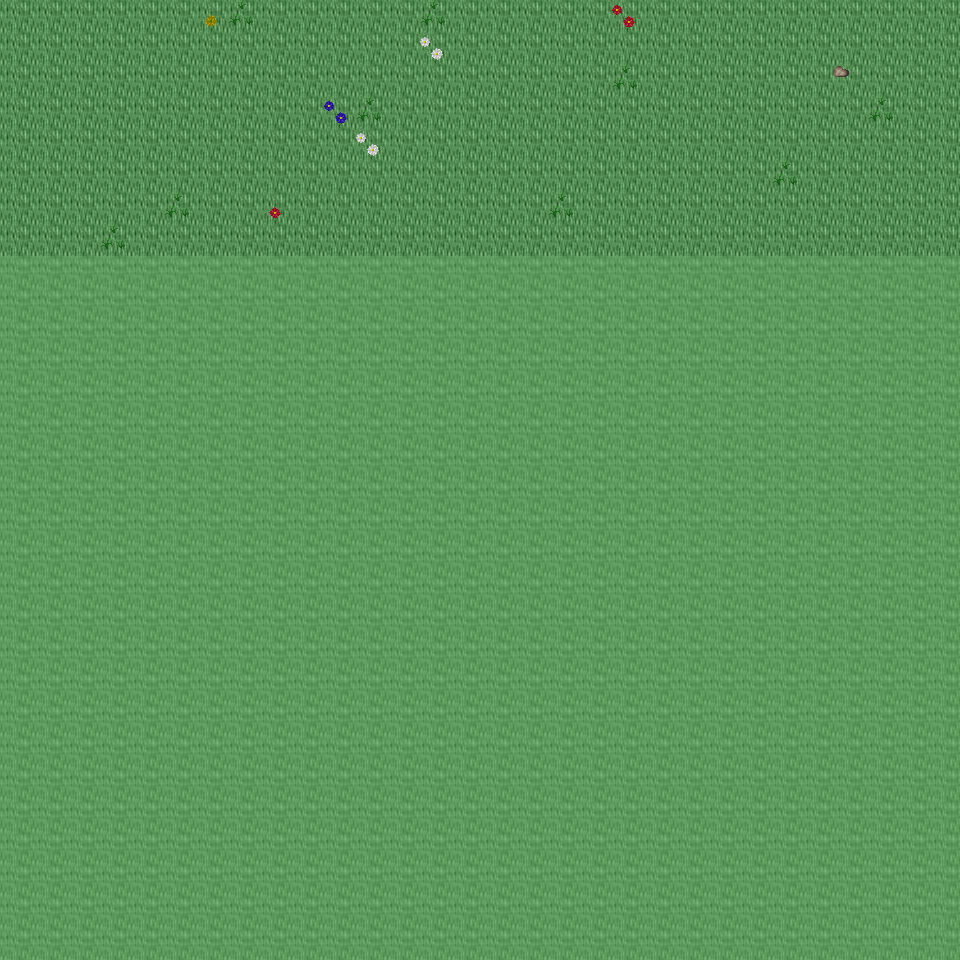

A 2D game scene composited from a Tiled map and its tileset images. What follows is a short description and the map's XML, with each tile layer's data collapsed to a summary:
An orthogonal 30x30 tile map with 32x32 px tiles, 6 tile layers (Ground, Object, Object2, Above, ...), 44 tilesets and 3 objects (3x mapchange).

<map version="1.0" orientation="orthogonal" renderorder="right-down" width="30" height="30" tilewidth="32" tileheight="32" nextobjectid="4">
  <tileset firstgid="1" name="tileset_ground_ground" tilewidth="32" tileheight="32" tilecount="33" columns="3">
    <image source="../drawable/tileset_ground_ground.png" width="96" height="352" />
  </tileset>
  <tileset firstgid="34" name="tileset_building_castle" tilewidth="32" tileheight="32" tilecount="320" columns="20">
    <image source="../drawable/tileset_building_castle.png" width="640" height="512" />
  </tileset>
  <tileset firstgid="354" name="tileset_furniture_carpet_carpets_2" tilewidth="32" tileheight="32" tilecount="20" columns="4">
    <image source="../drawable/tileset_furniture_carpet_carpets_2.png" width="128" height="160" />
  </tileset>
  <tileset firstgid="374" name="tileset_ground_indoor_tiles" tilewidth="32" tileheight="32" tilecount="8" columns="2">
    <image source="../drawable/tileset_ground_indoor_tiles.png" width="64" height="128" />
  </tileset>
  <tileset firstgid="382" name="tileset_ground_water_pool" tilewidth="32" tileheight="32" tilecount="72" columns="3">
    <image source="../drawable/tileset_ground_water_pool.png" width="96" height="768" />
  </tileset>
  <tileset firstgid="454" name="tileset_ground_brown_paving" tilewidth="32" tileheight="32" tilecount="2" columns="2">
    <image source="../drawable/tileset_ground_brown_paving.png" width="64" height="32" />
  </tileset>
  <tileset firstgid="456" name="tileset_ground_spikes" tilewidth="32" tileheight="32" tilecount="1" columns="1">
    <image source="../drawable/tileset_ground_spikes.png" width="32" height="32" />
  </tileset>
  <tileset firstgid="457" name="tileset_ground_ridge_earth_dark" tilewidth="32" tileheight="32" tilecount="96" columns="12">
    <image source="../drawable/tileset_ground_ridge_earth_dark.png" width="384" height="256" />
  </tileset>
  <tileset firstgid="553" name="tileset_plant_grasses" tilewidth="32" tileheight="32" tilecount="6" columns="3">
    <image source="../drawable/tileset_plant_grasses.png" width="96" height="64" />
  </tileset>
  <tileset firstgid="559" name="tileset_ground_water_pool_corners" tilewidth="32" tileheight="32" tilecount="72" columns="3">
    <image source="../drawable/tileset_ground_water_pool_corners.png" width="96" height="768" />
  </tileset>
  <tileset firstgid="631" name="tileset_building_fence_fence_chunky" tilewidth="32" tileheight="32" tilecount="21" columns="3">
    <image source="../drawable/tileset_building_fence_fence_chunky.png" width="96" height="224" />
  </tileset>
  <tileset firstgid="652" name="tileset_ground_earth_edges" tilewidth="32" tileheight="32" tilecount="18" columns="6">
    <image source="../drawable/tileset_ground_earth_edges.png" width="192" height="96" />
  </tileset>
  <tileset firstgid="670" name="tileset_ground_rock_pebbles" tilewidth="32" tileheight="32" tilecount="3" columns="1">
    <image source="../drawable/tileset_ground_rock_pebbles.png" width="32" height="96" />
  </tileset>
  <tileset firstgid="673" name="tileset_ground_square_patch" tilewidth="32" tileheight="32" tilecount="9" columns="3">
    <image source="../drawable/tileset_ground_square_patch.png" width="96" height="96" />
  </tileset>
  <tileset firstgid="682" name="tileset_plant_leaves" tilewidth="32" tileheight="32" tilecount="8" columns="4">
    <image source="../drawable/tileset_plant_leaves.png" width="128" height="64" />
  </tileset>
  <tileset firstgid="690" name="tileset_item_corpse_skull_dark" tilewidth="32" tileheight="32" tilecount="2" columns="2">
    <image source="../drawable/tileset_item_corpse_skull_dark.png" width="64" height="32" />
  </tileset>
  <tileset firstgid="692" name="tileset_item_corpse_skeleton" tilewidth="32" tileheight="32" tilecount="4" columns="2">
    <image source="../drawable/tileset_item_corpse_skeleton.png" width="64" height="64" />
  </tileset>
  <tileset firstgid="696" name="tileset_furniture_table_grey_fancy" tilewidth="32" tileheight="32" tilecount="9" columns="3">
    <image source="../drawable/tileset_furniture_table_grey_fancy.png" width="96" height="96" />
  </tileset>
  <tileset firstgid="705" name="tileset_furniture_table_grey_long" tilewidth="32" tileheight="32" tilecount="4" columns="2">
    <image source="../drawable/tileset_furniture_table_grey_long.png" width="64" height="64" />
  </tileset>
  <tileset firstgid="709" name="tileset_furniture_table_grey_plain" tilewidth="32" tileheight="32" tilecount="9" columns="3">
    <image source="../drawable/tileset_furniture_table_grey_plain.png" width="96" height="96" />
  </tileset>
  <tileset firstgid="718" name="tileset_item_gothic_slab" tilewidth="32" tileheight="32" tilecount="1" columns="1">
    <image source="../drawable/tileset_item_gothic_slab.png" width="32" height="32" />
  </tileset>
  <tileset firstgid="719" name="tileset_logic_creature_gnome" tilewidth="32" tileheight="32" tilecount="6" columns="6">
    <image source="../drawable/tileset_logic_creature_gnome.png" width="192" height="32" />
  </tileset>
  <tileset firstgid="725" name="tileset_logic_collision" tilewidth="32" tileheight="32" tilecount="1" columns="1">
    <image source="../drawable/tileset_logic_collision.png" width="32" height="32" />
  </tileset>
  <tileset firstgid="726" name="tileset_ground_water_pool_deep" tilewidth="32" tileheight="32" tilecount="72" columns="3">
    <image source="../drawable/tileset_ground_water_pool_deep.png" width="96" height="768" />
  </tileset>
  <tileset firstgid="798" name="tileset_object_suspension_bridge" tilewidth="32" tileheight="32" tilecount="24" columns="3">
    <image source="../drawable/tileset_object_suspension_bridge.png" width="96" height="256" />
  </tileset>
  <tileset firstgid="822" name="tileset_plant_flower_daisy_blue" tilewidth="32" tileheight="32" tilecount="8" columns="2">
    <image source="../drawable/tileset_plant_flower_daisy_blue.png" width="64" height="128" />
  </tileset>
  <tileset firstgid="830" name="tileset_plant_flower_daisy_red" tilewidth="32" tileheight="32" tilecount="8" columns="2">
    <image source="../drawable/tileset_plant_flower_daisy_red.png" width="64" height="128" />
  </tileset>
  <tileset firstgid="838" name="tileset_plant_flower_daisy_white" tilewidth="32" tileheight="32" tilecount="8" columns="2">
    <image source="../drawable/tileset_plant_flower_daisy_white.png" width="64" height="128" />
  </tileset>
  <tileset firstgid="846" name="tileset_plant_flower_daisy_yellow" tilewidth="32" tileheight="32" tilecount="8" columns="2">
    <image source="../drawable/tileset_plant_flower_daisy_yellow.png" width="64" height="128" />
  </tileset>
  <tileset firstgid="854" name="tileset_plant_tree_tree_green" tilewidth="32" tileheight="32" tilecount="88" columns="8">
    <image source="../drawable/tileset_plant_tree_tree_green.png" width="256" height="352" />
  </tileset>
  <tileset firstgid="942" name="tileset_item_banners_flag" tilewidth="32" tileheight="32" tilecount="12" columns="3">
    <image source="../drawable/tileset_item_banners_flag.png" width="96" height="128" />
  </tileset>
  <tileset firstgid="954" name="tileset_item_flagpole" tilewidth="32" tileheight="32" tilecount="3" columns="1">
    <image source="../drawable/tileset_item_flagpole.png" width="32" height="96" />
  </tileset>
  <tileset firstgid="957" name="tileset_furniture_chair_bench_white" tilewidth="32" tileheight="32" tilecount="8" columns="2">
    <image source="../drawable/tileset_furniture_chair_bench_white.png" width="64" height="128" />
  </tileset>
  <tileset firstgid="965" name="tileset_item_statue_flowered_arch" tilewidth="32" tileheight="32" tilecount="24" columns="6">
    <image source="../drawable/tileset_item_statue_flowered_arch.png" width="192" height="128" />
  </tileset>
  <tileset firstgid="989" name="tileset_building_decoration_block" tilewidth="32" tileheight="32" tilecount="2" columns="2">
    <image source="../drawable/tileset_building_decoration_block.png" width="64" height="32" />
  </tileset>
  <tileset firstgid="991" name="tileset_building_decoration_orbpedestal" tilewidth="32" tileheight="32" tilecount="2" columns="1">
    <image source="../drawable/tileset_building_decoration_orbpedestal.png" width="32" height="64" />
  </tileset>
  <tileset firstgid="993" name="tileset_item_statue_urn_with_flowers" tilewidth="32" tileheight="32" tilecount="2" columns="1">
    <image source="../drawable/tileset_item_statue_urn_with_flowers.png" width="32" height="64" />
  </tileset>
  <tileset firstgid="995" name="tileset_building_decoration_pool" tilewidth="32" tileheight="32" tilecount="9" columns="3">
    <image source="../drawable/tileset_building_decoration_pool.png" width="96" height="96" />
  </tileset>
  <tileset firstgid="1004" name="tileset_item_statue_romanic_art1" tilewidth="32" tileheight="32" tilecount="4" columns="2">
    <image source="../drawable/tileset_item_statue_romanic_art1.png" width="64" height="64" />
  </tileset>
  <tileset firstgid="1008" name="tileset_building_wall_int_clay" tilewidth="32" tileheight="32" tilecount="100" columns="10">
    <image source="../drawable/tileset_building_wall_int_clay.png" width="320" height="320" />
  </tileset>
  <tileset firstgid="1108" name="tileset_ground_green_paving" tilewidth="32" tileheight="32" tilecount="18" columns="3">
    <image source="../drawable/tileset_ground_green_paving.png" width="96" height="192" />
  </tileset>
  <tileset firstgid="1126" name="tileset_furniture_other_stick" tilewidth="32" tileheight="32" tilecount="2" columns="1">
    <image source="../drawable/tileset_furniture_other_stick.png" width="32" height="64" />
  </tileset>
  <tileset firstgid="1128" name="tileset_item_scrying_orb" tilewidth="32" tileheight="32" tilecount="8" columns="8">
    <image source="../drawable/tileset_item_scrying_orb.png" width="256" height="32" />
  </tileset>
  <tileset firstgid="1136" name="tileset_furniture_light_lamp_bronze" tilewidth="32" tileheight="32" tilecount="3" columns="1">
    <image source="../drawable/tileset_furniture_light_lamp_bronze.png" width="32" height="96" />
  </tileset>
  <layer name="Ground" width="30" height="30">
    <data>[900 cells, 240 non-empty, 1 distinct tile ids]</data>
  </layer>
  <layer name="Object" width="30" height="30">
    <data>[900 cells, 16 non-empty, 7 distinct tile ids]</data>
  </layer>
  <layer name="Object2" width="30" height="30">
    <data>[900 cells, 0 non-empty, 0 distinct tile ids]</data>
  </layer>
  <layer name="Above" width="30" height="30">
    <data>[900 cells, 0 non-empty, 0 distinct tile ids]</data>
  </layer>
  <layer name="Above2" width="30" height="30">
    <data>[900 cells, 0 non-empty, 0 distinct tile ids]</data>
  </layer>
  <layer name="Walkable" width="30" height="30">
    <data>[900 cells, 660 non-empty, 1 distinct tile ids]</data>
  </layer>
  <objectgroup name="MapEvents">
    <object id="1" name="north" type="mapchange" x="0" y="0" width="960" height="32">
      <properties>
        <property name="map" value="0_ados_mountain_n2_w2_x1_y3" />
        <property name="place" value="south" />
      </properties>
    </object>
    <object id="2" name="west" type="mapchange" x="0" y="0" width="32" height="256">
      <properties>
        <property name="map" value="0_ados_mountain_n2_w2_x0_y4" />
        <property name="place" value="east" />
      </properties>
    </object>
    <object id="3" name="east" type="mapchange" x="928" y="0" width="32" height="256">
      <properties>
        <property name="map" value="0_ados_mountain_n2_w2_x2_y4" />
        <property name="place" value="west" />
      </properties>
    </object>
  </objectgroup>
</map>
